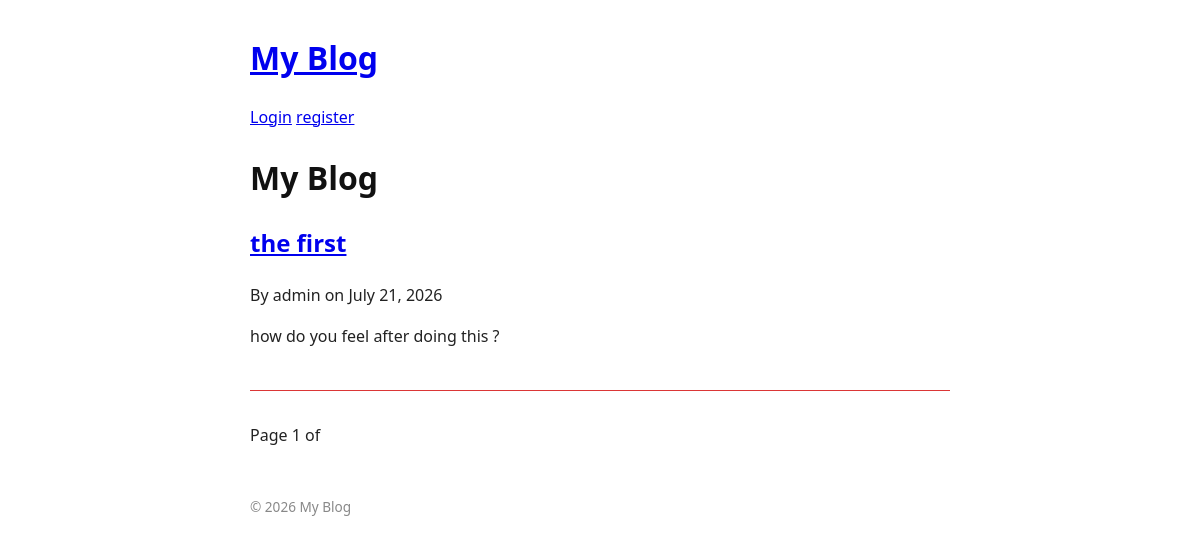
/blog/, run on an earlier commit of the app's database.
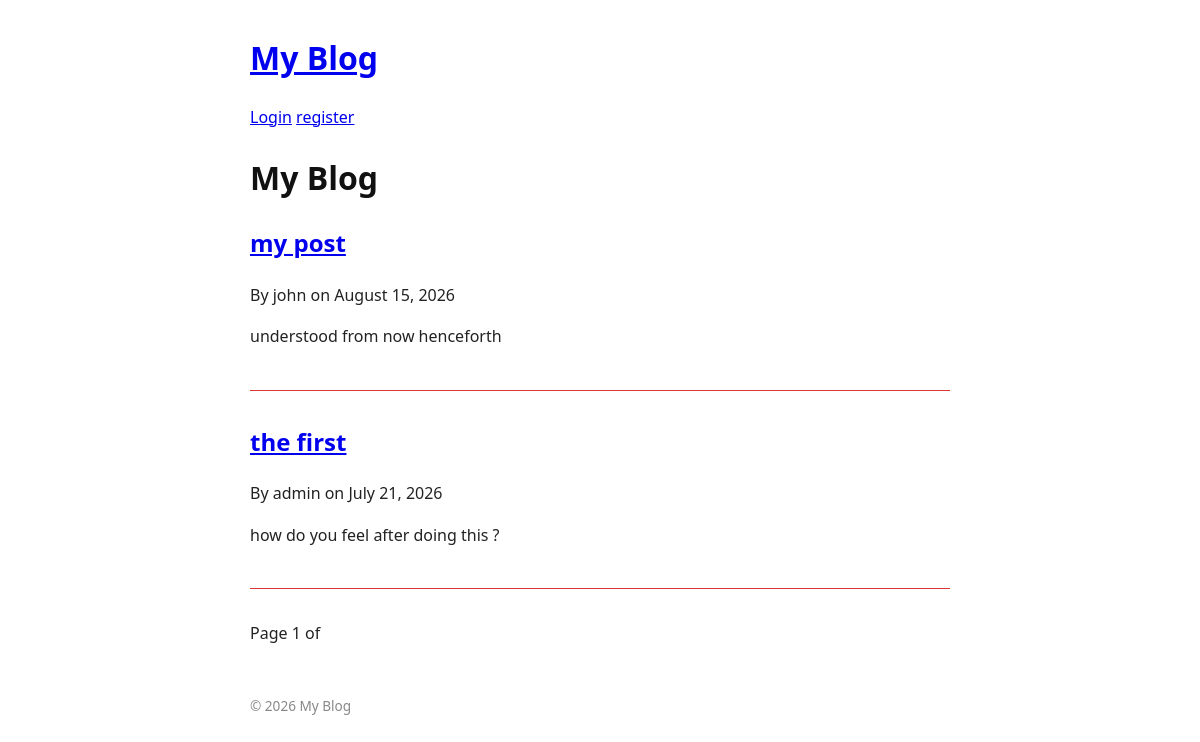
And on a later commit of the database.
### blog/models.py (models this page shows)
class Post(models.Model):
    title = models.CharField(max_length=200)
    slug = models.SlugField(max_length=200, unique=True, help_text="A slug is a short label for something, containing only letters, numbers, underscores or hyphens. They’re generally used in URLs.")
    author = models.ForeignKey(User, on_delete=models.CASCADE, related_name='Posts')
    content = models.TextField()
    created_at = models.DateTimeField(auto_now_add=True)
    updated_at = models.DateTimeField(auto_now=True)
    published_at = models.DateTimeField(default=timezone.now)
    is_published = models.BooleanField(default=True)

### blog/views.py (the view)
# urls.py: path('', views.post_list, name='post_list'),
def post_list(request):
    posts_qs = Post.objects.filter(is_published=True).order_by('-published_at')
    paginator = Paginator(posts_qs, 5) # Show 5 posts per page
    page_number = request.GET.get('page')
    posts = paginator.get_page(page_number)
    return render(request, 'blog/post_list.html', {'posts':posts})

### blog/templates/blog/post_list.html (shortened to what this page needs)
{% extends 'blog/base.html' %} {% block title %} My Blog - Home {% endblock %}
{% block content %} {% for post in posts %}
<article>
  <h2>
    <a href="{% url 'post_detail' post.slug %}">{{ post.title }}</a>
  </h2>
  <p>By {{post.author}} on {{ post.published_at|date:"F j, Y"}}</p>
  <p>{{ post.content|truncatewords:30 }}</p>
</article>
{% empty %}
<p>No posts yet</p>
{% endfor %}
<nav>
  <span> Page {{ posts.number }} of {{ posts.paginator.num_page }} </span>
</nav>
{% endblock %}

### blog/templates/blog/base.html (shortened to what this page needs)
{% load static %}
<!doctype html>
<html lang="en">
  <head>
    <link rel="stylesheet" href="{% static 'css/style.css' %}" />
    <h1><a href="{% url 'post_list'%}"> My Blog</a></h1>
    <nav>
      {% if user.is_authenticated %}
      <span>Hi, {{ user.username }}</span>
      <a href="{% url 'post_create' %}">Write a Post</a>
      <form method="post" action="{% url 'logout' %}" style="display: inline">
        {% csrf_token %}
        <button type="submit">Logout</button>
        {% else %}
        <a href="{% url 'login' %}">Login</a>
        <a href="{% url 'register' %}">register</a>
        {% endif %}
    </nav>
  </head>
  <body>
    <header>
      <h1><a href="{% url 'post_list'%}"> My Blog</a></h1>
    </header>
    <main>{% block content %} {% endblock %}</main>
    <footer>
      <p>&copy; 2026 My Blog</p>
    </footer>
  </body>
</html>

### static/css/style.css (style rules this page uses)
body { font-family: system-ui, sans-serif; max-width: 700px; margin: 2rem auto; padding: 0 1rem; line-height: 1.6; color: #222; }
header h1 a { text-decoration: none; color: #111; }
article { margin-bottom: 2rem; padding-bottom: 1.5rem; border-bottom: 1px solid #db3636; }
article h2 { text-decoration: none; color: #1a1a1a; }
footer { margin-top: 3rem; font-size: 0.85rem; color: #888; }

What changed in the data, as far as the page shows it:
added Post: title "my post", author "john", published_at "August 15, 2026", content "understood from now henceforth"
